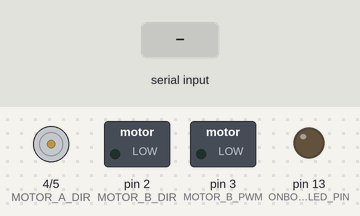
A sketch run on a simulated Arduino Uno, built with avr-gcc and run on an emulated ATmega328P. On the bench: direction and speed pins drawn as motors (green arrow = direction pin HIGH = forward, orange = LOW = backward, longer = more drive), switched loads named in the sketch (green lamp = pin HIGH), output pins drawn as LEDs (lit = HIGH). Inputs (shaded band) come from the test bench.

Above: at 1.2 s.
1.3 s: "left" received over Serial
At 1.7 s:
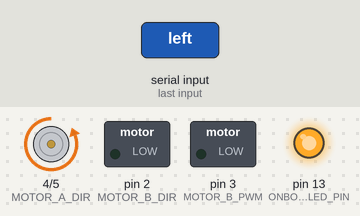
4.3 s: "right" received over Serial
At 7.05 s:
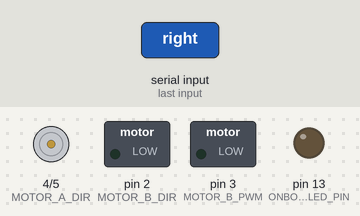
7.3 s: "90,45\n" received over Serial
At 7.7 s:
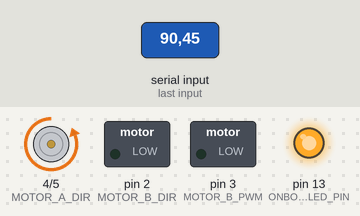
Timing chart, 0 to 11.8 s (numbered marks = the images above; inputs shaded):
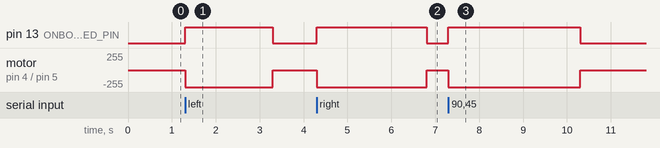

Measured:
- after the input at 1.3 s, pin 13 (ONBOARD_LED_PIN): LOW → HIGH at once, → LOW 2.0 s later; motor on pin 4 (MOTOR_A_DIR) / pin 5 (MOTOR_A_PWM): stopped → backward 255/255 at once, → stopped 2.0 s later
- after the input at 4.3 s, pin 13 (ONBOARD_LED_PIN): LOW → HIGH at once, → LOW 2.5 s later; motor on pin 4 (MOTOR_A_DIR) / pin 5 (MOTOR_A_PWM): stopped → backward 255/255 at once, → stopped 2.5 s later
- after the input at 7.3 s, pin 13 (ONBOARD_LED_PIN): LOW → HIGH at once, → LOW 3.0 s later; motor on pin 4 (MOTOR_A_DIR) / pin 5 (MOTOR_A_PWM): stopped → backward 255/255 at once, → stopped 3.0 s later

The sketch:

spherebot.ino
```cpp
//#include <SoftwareSerial.h>

// Motor settings
#define MOTOR_A_PWM 5
#define MOTOR_A_DIR 4
#define MOTOR_B_PWM 3
#define MOTOR_B_DIR 2
//#define rxPin 10
//#define txPin 11
#define ONBOARD_LED_PIN 13

//SoftwareSerial btSerial(rxPin, txPin);
String btData;

void setup()
{
  Serial.begin(9600);
  pinMode( MOTOR_A_DIR, OUTPUT );
  pinMode( MOTOR_A_PWM, OUTPUT );
  pinMode( MOTOR_B_DIR, OUTPUT );
  pinMode( MOTOR_B_PWM, OUTPUT );
  pinMode( ONBOARD_LED_PIN, OUTPUT );
}

void loop()
{
  handleBluetoothDebug();
  //handleBluetooth();
  //debugControlMotors();
}

void handleBluetoothDebug(){
  if (Serial.available() > 0){
    byte val = Serial.read();
    digitalWrite(ONBOARD_LED_PIN, HIGH);
    motorASpeed(100);
    delay(500);
    digitalWrite(ONBOARD_LED_PIN, LOW);
    motorASpeed(0);
  }
}

void handleBluetooth(){
  if (Serial.available() > 0){
//    int code = Serial.read();
//    motorASpeed(code);
//    Serial.println("Motor A: " + code);

    btData = Serial.readString();
      if(btData.startsWith("left")){
        int value = btData.substring(4).toInt();
        motorASpeed(value);
      } else if (btData.startsWith("right")){
        int value = btData.substring(5).toInt();
        motorBSpeed(value);
      } else if ( btData.startsWith("on") ){
        digitalWrite(ONBOARD_LED_PIN, HIGH);
      } else if ( btData.startsWith("off") ){
        digitalWrite(ONBOARD_LED_PIN, LOW);
      }
  }
}


void debugControlMotors(){
  for ( int i = 0; i < 100; i+= 1){
    motorASpeed(i);
    motorBSpeed(i);
    delay(30);
  }
  motorASpeed(0);
  motorBSpeed(0);
  delay(2000);
}

/**
 * Valid values between 0 (stop) and 100 (full speed).
 */
void motorASpeed(int throttle){
  if (throttle == 0){
    digitalWrite( MOTOR_A_PWM, LOW);
    digitalWrite( MOTOR_A_DIR, LOW );
  } else {
    int startVal = 75;
    int maxVal = 255;
    analogWrite( MOTOR_A_PWM,  startVal + throttle / 100.0 * (maxVal - startVal));
    digitalWrite( MOTOR_A_DIR, LOW );
  }
}

/**
 * Valid values between 0 (stop) and 100 (full speed).
 */
void motorBSpeed(int throttle){
  if (throttle == 0){
    digitalWrite( MOTOR_B_PWM,  LOW);
    digitalWrite( MOTOR_B_DIR, LOW );
  } else {
    int startVal = 50;
    int maxVal = 255;
    analogWrite( MOTOR_B_PWM,  startVal + throttle / 100.0 * (maxVal - startVal));
    digitalWrite( MOTOR_B_DIR, LOW );
  }
}


void forward(int duration)
{
  motorAForward();
  motorBForward();
  delay(duration);
  motorBStop();
  motorAStop();
  delay(100);
}

void motorAForward(){
  digitalWrite( MOTOR_A_DIR, HIGH );
  digitalWrite( MOTOR_A_PWM, LOW );
}

void motorAStop(){
  digitalWrite( MOTOR_A_DIR, LOW );
  digitalWrite( MOTOR_A_PWM, LOW );
}

void motorBForward(){
  digitalWrite( MOTOR_B_DIR, HIGH );
  digitalWrite( MOTOR_B_PWM, LOW );
}

void motorBStop(){
  digitalWrite( MOTOR_B_DIR, LOW );
  digitalWrite( MOTOR_B_PWM, LOW );
}
```
